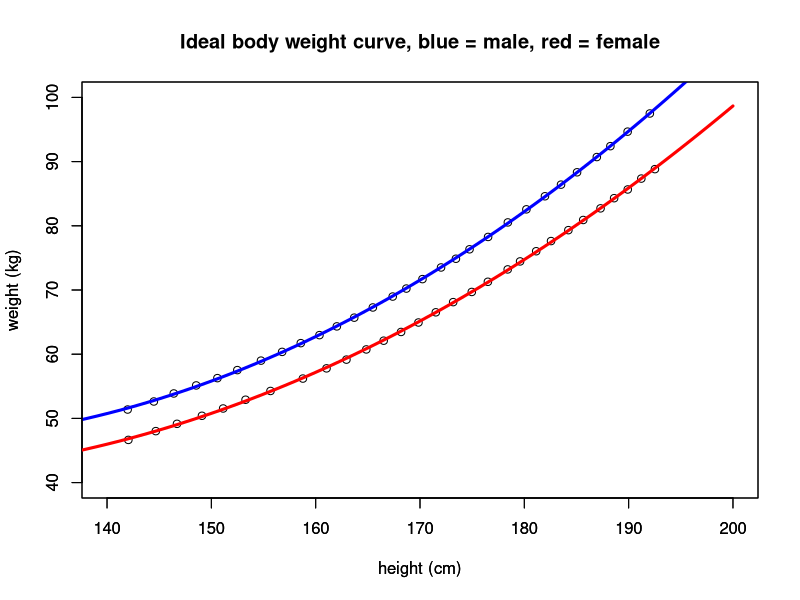
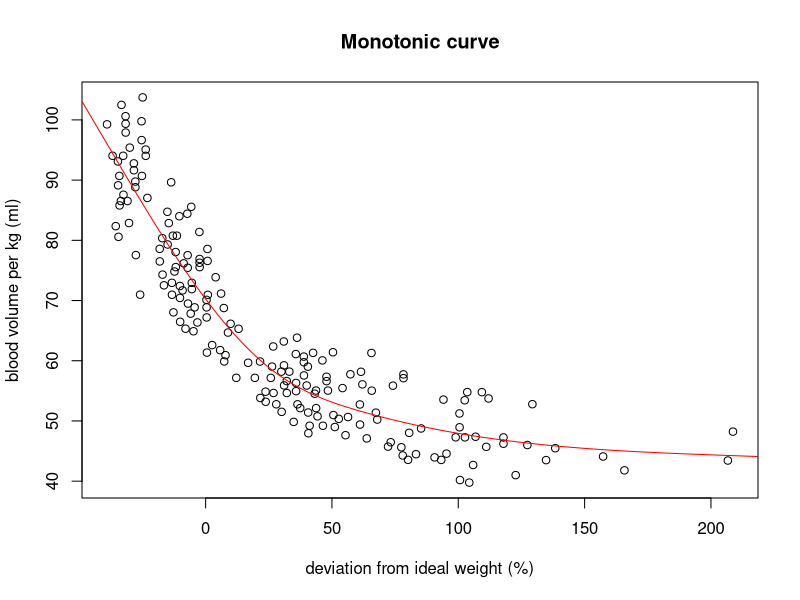
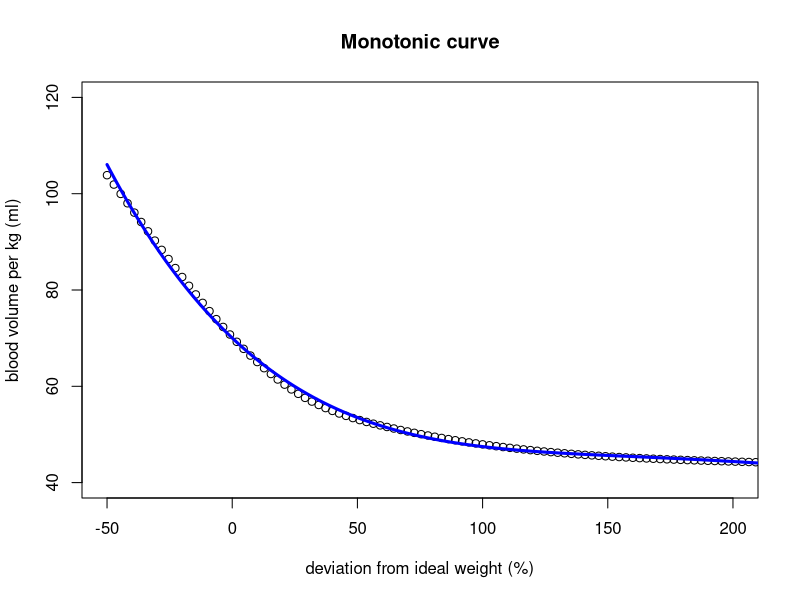

The R script that drew these images, in order:
## ---- chunk 1
male <- read.csv("feldschuh-male-idealweight2.csv")
female <- read.csv("feldschuh-female-idealweight2.csv")

height1 <- male$h
height2 <- height1^2
quadratic1.model <- lm(male$w ~ height1 + height2)

h1 <- female$h
h2 <- h1^2
quadratic2.model <- lm(female$w ~ h1 + h2)

height_values_male <- seq(130, 200, 1)
predicted_weight_male <- predict(quadratic1.model,list(height1=height_values_male, height2=height_values_male^2))

height_values_female <- seq(130, 200, 1)
predicted_weight_female <- predict(quadratic2.model,list(h1=height_values_female, h2=height_values_female^2))

plot(male, main="Ideal body weight curve, blue = male, red = female", xlab="height (cm)", ylab="weight (kg)", xlim=c(140, 200), ylim=c(40, 100))
lines(height_values_male, predicted_weight_male, col = "blue", lwd = 3)

par(new=TRUE) #plots second graph on top of first
plot(female, xlab="height (cm)", ylab="weight (kg)", xlim=c(140, 200), ylim=c(40, 100))
lines(height_values_female, predicted_weight_female, col = "red", lwd = 3)
## ---- chunk 2
library(mgcv)
patient <- read.csv("patient_data.csv")
df <- data.frame(x=patient$div, y=patient$bv)

## Set up the size of the basis functions/number of knots
k <- 5
## This fits the unconstrained model but gets us smoothness parameters that
## that we will need later
unc <- gam(y ~ s(x, k = k, bs = "cr"), data = df)

## This creates the cubic spline basis functions of `x`
## It returns an object containing the penalty matrix for the spline
## among other things; see ?smooth.construct for description of each
## element in the returned object
sm <- smoothCon(s(x, k = k, bs = "cr"), df, knots = NULL)[[1]]

## This gets the constraint matrix and constraint vector that imposes
## linear constraints to enforce montonicity on a cubic regression spline
## the key thing you need to change is `up`.
## `up = TRUE` == increasing function
## `up = FALSE` == decreasing function (as per your example)
## `xp` is a vector of knot locations that we get back from smoothCon
F <- mono.con(sm$xp, up = FALSE)   # get constraints: up = FALSE == Decreasing constraint!

## Fill in G, the object pcsl needs to fit; this is just what `pcls` says it needs:
## X is the model matrix (of the basis functions)
## C is the identifiability constraints - no constraints needed here
##   for the single smooth
## sp are the smoothness parameters from the unconstrained GAM
## p/xp are the knot locations again, but negated for a decreasing function
## y is the response data
## w are weights and this is fancy code for a vector of 1s of length(y)
G <- list(X = sm$X, C = matrix(0,0,0), sp = unc$sp,
          p = -sm$xp, # note the - here! This is for decreasing fits!
      y = df$y,
          w = df$y*0+1)
G$Ain <- F$A    # the monotonicity constraint matrix
G$bin <- F$b    # the monotonicity constraint vector, both from mono.con
G$S <- sm$S     # the penalty matrix for the cubic spline
G$off <- 0      # location of offsets in the penalty matrix

## Do the constrained fit 
p <- pcls(G)  # fit spline (using s.p. from unconstrained fit)

## predict at 100 locations over range of x - get a smooth line on the plot
newx <- with(df, data.frame(x = seq(-50, 220, length = 100)))

fv <- Predict.matrix(sm, newx) %*% p
newx <- transform(newx, yhat = fv[,1])

plot(y ~ x, data = df, main="Monotonic curve",xlab="deviation from ideal weight (%)", ylab="blood volume per kg (ml)")
lines(yhat ~ x, data = newx, col = "red")
## ---- chunk 3
x_axis1 <- newx$x
x_axis2 <- x_axis1^2
x_axis3 <- x_axis1^3
x_axis4 <- x_axis1^4

mymodel.model <- lm(newx$yhat ~ x_axis1 + x_axis2 + x_axis3 + x_axis4)

test <- seq(-50, 220, 1)
predicted <- predict(mymodel.model,list(x_axis1=test, x_axis2=test^2, x_axis3=test^3, x_axis4=test^4))

plot(newx, main="Monotonic curve", xlab="deviation from ideal weight (%)", ylab="blood volume per kg (ml)", xlim=c(-50, 200), ylim=c(40, 120))
lines(test, predicted, col = "blue", lwd = 3)
